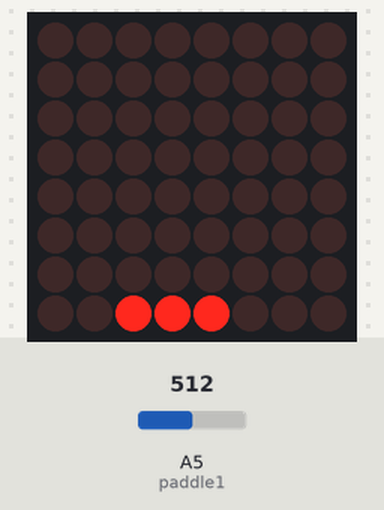
The sketch below on a simulated Arduino Uno, built with avr-gcc and run on an emulated ATmega328P. Shown: 8×8 LED matrix. Inputs (shaded band) come from the test bench; at power-on: A5 (paddle1) = 512. Random numbers use the default seed unless the sketch sets one.

Above: at 1.2 s.
1.3 s: A5 (paddle1) set to 716
At 3.13 s:
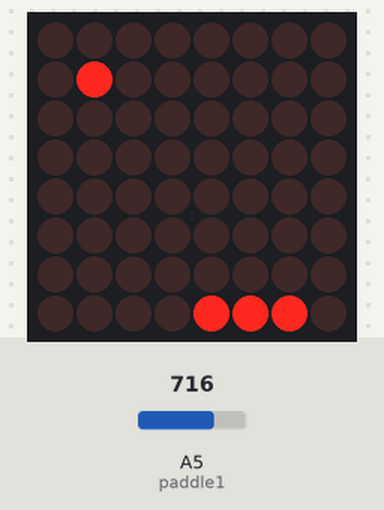
3.7 s: A5 (paddle1) set to 900
At 4.02 s:
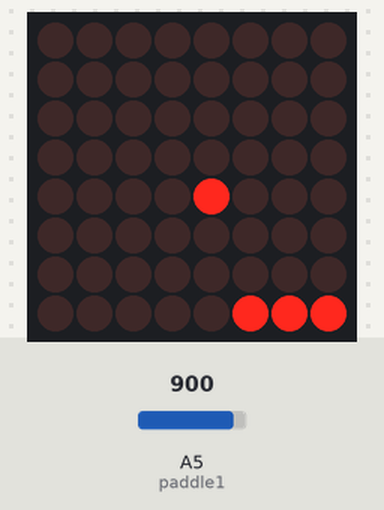
6.2 s: A5 (paddle1) set to 511
At 6.39 s:
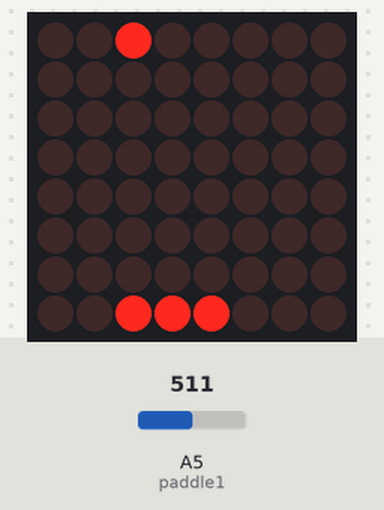
8.6 s: A5 (paddle1) set to 306
At 9.01 s:
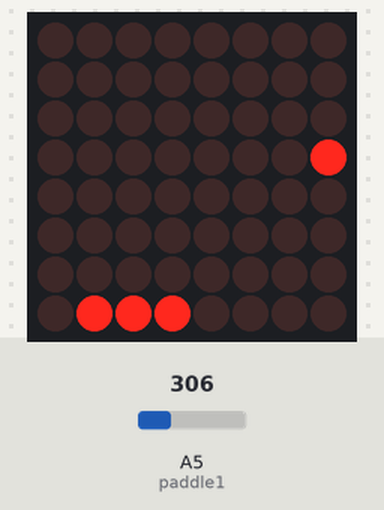
11.2 s: A5 (paddle1) set to 0
At 11.59 s:
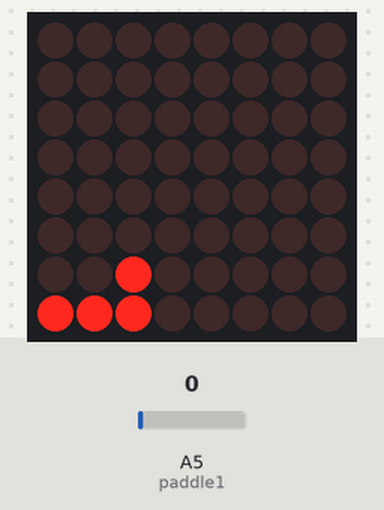
13.7 s: A5 (paddle1) set to 122
At 13.84 s:
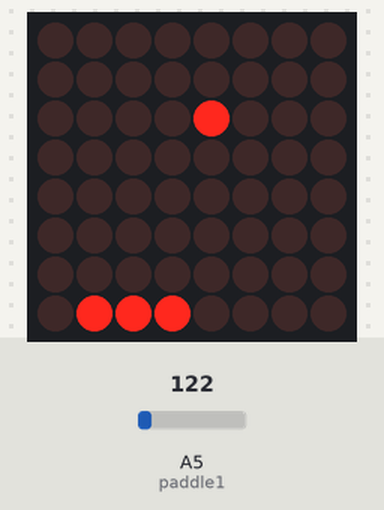
Timing chart, 0 to 16.7 s (numbered marks = the images above; inputs shaded):
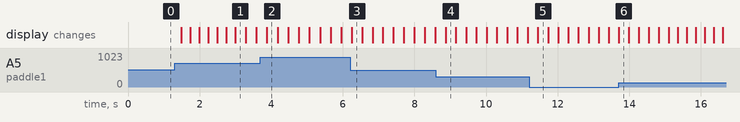

The sketch:

dot_ex.ino
```cpp
 #include <LedControl.h>

LedControl myMatrix = LedControl(2, 4, 3, 1);//매트릭스 모듈 연결.

int column = 1, row = random(8)+1;//공의 초기 위치를 설정합니다.
int directionX = 1, directionY = 1;//각 축별 움직이는 속도를 지정합니다.
int paddle1 = 5, paddle1Val;//가변저항 센서의 핀과, 값을 저장하는 변수
int speed = 300;//초기속도
int counter = 0, mult = 10;//프레임이 지나간 횟수

void setup()//초기설정.
{
  myMatrix.shutdown(0, false);
  myMatrix.setIntensity(0, 8);
  myMatrix.clearDisplay(0);
  randomSeed(analogRead(0));
}

void loop()
{
  paddle1Val = analogRead(paddle1);
  paddle1Val = map(paddle1Val, 200, 1024, 1,6);//가변저항의 값을, 저장후, 매트릭스 좌표값으로 변환
  column += directionX;
  row += directionY;
  if (column == 6 && directionX == 1 && (paddle1Val == row || paddle1Val+1 == row || paddle1Val+2 == row)) {directionX = -1;}
  //공이 막대에 닿았을때, X축 이동방향 변경.
  if (column == 0 && directionX == -1 ) {directionX = 1;}// 공이 천장에 닿았을때, 천장을 향해 움직이면, 방향변경.
  if (row == 7 && directionY == 1 ) {directionY = -1;}//막대가 오른쪽 벽에 닿았으며, 오른쪽으로 움직이고 있으면 방향변경
  if (row == 0 && directionY == -1 ) {directionY = 1;}//막대가 왼쪽 벽에 닿았으며, 왼쪽으로 움직이고 있으면 방향변경
  if (column == 7) { oops();}//모듈이 바닥에 닿을때 oops함수 실행.
  myMatrix.clearDisplay(0);
  myMatrix.setLed(0, column, row, HIGH);
  myMatrix.setLed(0, 7, paddle1Val, HIGH);
  myMatrix.setLed(0, 7, paddle1Val+1, HIGH);
  myMatrix.setLed(0, 7, paddle1Val+2, HIGH);
  //화면에 막대와 공을 뿌려줍니다.
  if (!(counter % mult)) {speed -= 5; mult * mult;}
  //counter를 mult로 나눈값이 0일때 딜레이속도를 낮추고, mult를 제곱합니다.
  delay(speed);
  counter++;
}
void oops() {//화면 깜빡 깜빡하고 초기화
  for (int x=0; x<3; x++){
    myMatrix.clearDisplay(0);
    delay(250);
    for (int y=0; y<8; y++) {
      myMatrix.setRow(0, y, 255);
    }
    delay(250);
  }
  counter=0;
  speed=300;
  column=1;
  row = random(8)+1;
}
```
